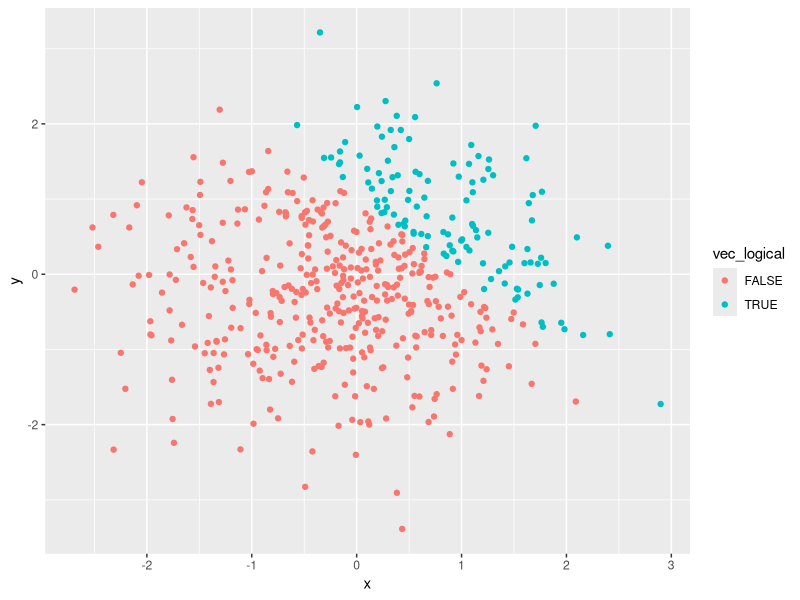
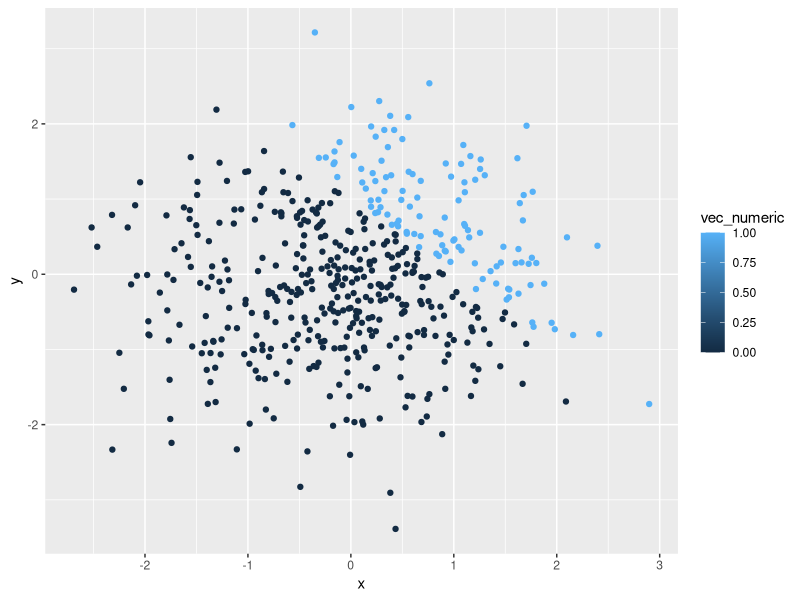

Source code (R) for these figures, in order:
## ---- chunk 1
library(tidyverse)
## ---- chunk 2
problem1_df = tibble(
  norm_samp = rnorm(8),
  norm_samp_pos = norm_samp > 0,
  vec_char = c("This", "is", "the", "first", "data", "science", "homework", "assignment"),
  vec_factor = factor(c("one", "two", "three", "one", "two", "three", "one", "two"))
)
## ---- chunk 3
mean(pull(problem1_df, norm_samp))

mean(pull(problem1_df, norm_samp_pos))

mean(pull(problem1_df, vec_char))

mean(pull(problem1_df, vec_factor))
## ---- chunk 4
as.numeric(pull(problem1_df, norm_samp_pos))

as.numeric(pull(problem1_df, vec_char))

as.numeric(pull(problem1_df, vec_factor))
## ---- chunk 5
log_num = as.numeric(pull(problem1_df, norm_samp_pos))

log_num * (pull(problem1_df, norm_samp))

log_fac = as.factor(pull(problem1_df, norm_samp_pos))

log_fac * (pull(problem1_df, norm_samp))

log_fac_num = as.numeric(as.factor(pull(problem1_df, norm_samp_pos)))

log_fac_num * (pull(problem1_df, norm_samp))
## ---- chunk 6
problem2_df = tibble(
  x = rnorm(500),
  y = rnorm(500),
  vec_logical = x + y > 1,
  vec_numeric = as.numeric(vec_logical),
  vec_factor = as.factor(vec_logical),
)
## ---- chunk 7
ggplot(problem2_df, aes(x = x, y = y, color = vec_logical)) + geom_point()
## ---- chunk 8
ggplot(problem2_df, aes(x = x, y = y, color = vec_numeric)) + geom_point()
